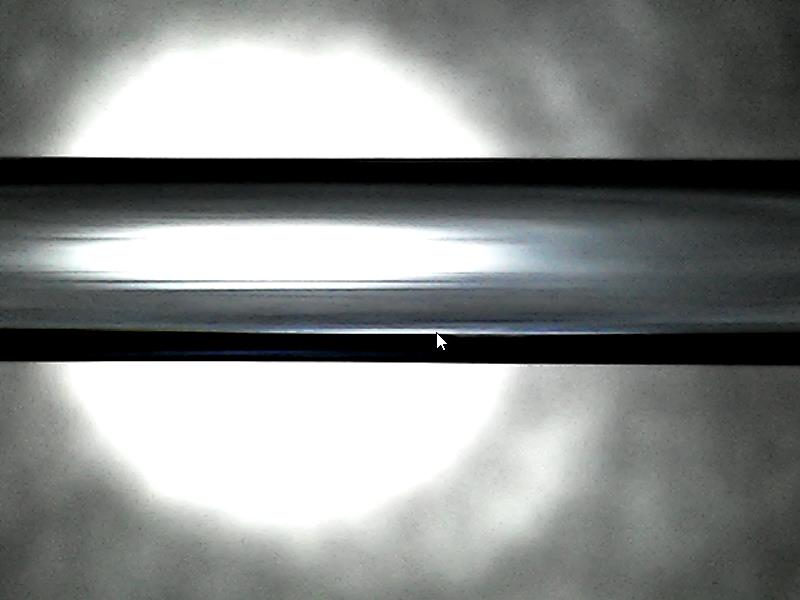
#> input picture data/input/photo_4.jpg, 800 x 600 px, found by its file name
$ python skimage_test.py
#> lines starting #> are read from the running program, lines starting #| are printed output that depends on the picture; after the words box and inside, x2 and y2 are one past the last pixel; in counts of white or black regions, pixels touching at a corner belong together
import cv2
import numpy as np
import matplotlib.pyplot as plt
import pandas as pd

from skimage import measure
from skimage.draw import polygon2mask
from skimage.io import imread
from skimage.morphology import convex_hull_image
from skimage.util import invert


# Construct some test data
full_path = "C:\\Users\\KOS\\Documents\\dev\\popeyed_rod_measurer\\data\\input\\photo_4.jpg"
image = imread(full_path, as_gray=True)
#> image: shape (600, 800) float64; min 0, max 1, mean 0.542
image[:, 0] = 1
image[:, -1] = 1
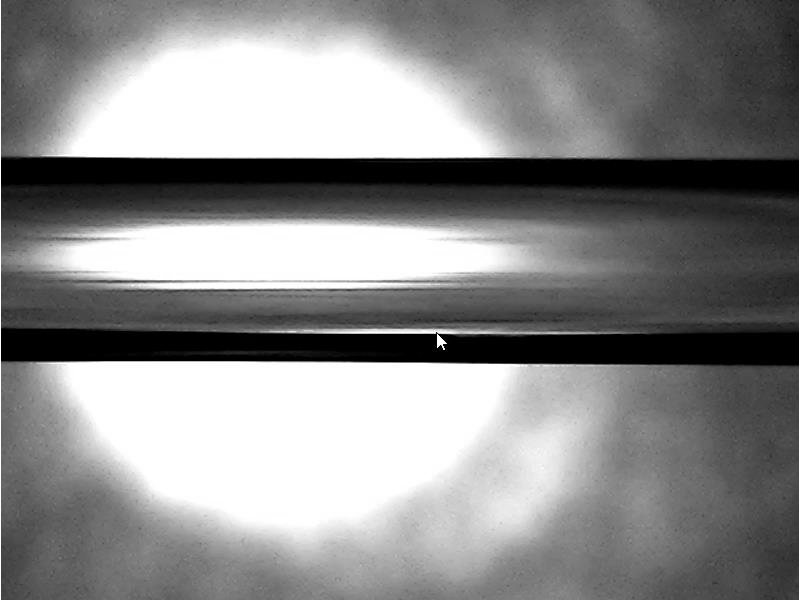
#> image: shape (600, 800) float64; min 0, max 1, mean 0.544

# Find contours at a constant value of 0.8
contours = measure.find_contours(image, 0.9)
#> contours = 49 point arrays, longest 1363 points

# Find largest contour
largest_contour = max(contours, key=lambda contour: len(contour))
#> largest_contour = 1363 pairs, first value 361.6 to 538.2, second value 49.01 to 526.8

# Make mask
mask = polygon2mask(image.shape, largest_contour)
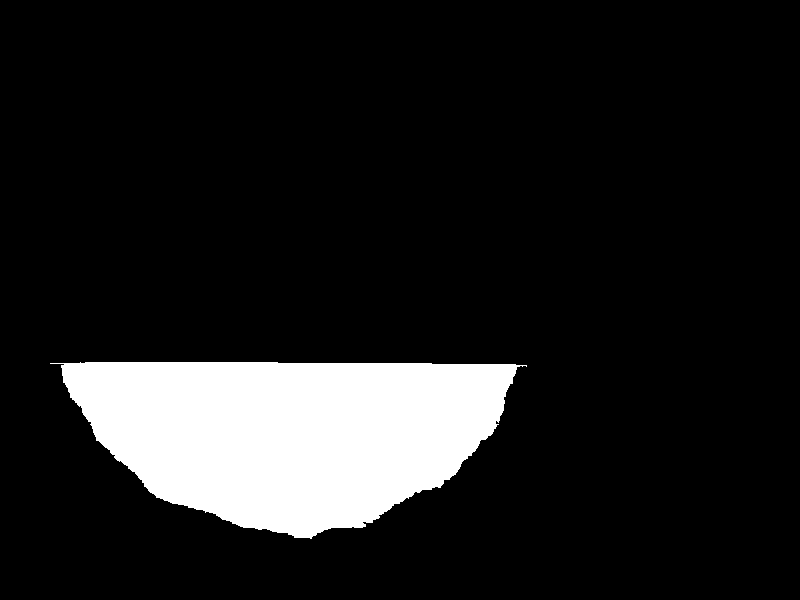
#> mask: shape (600, 800) bool; 12.1% white; 1 white region, box (x1, y1, x2, y2) and area: (50, 362, 527, 539) 57869
mask = invert(convex_hull_image(mask))
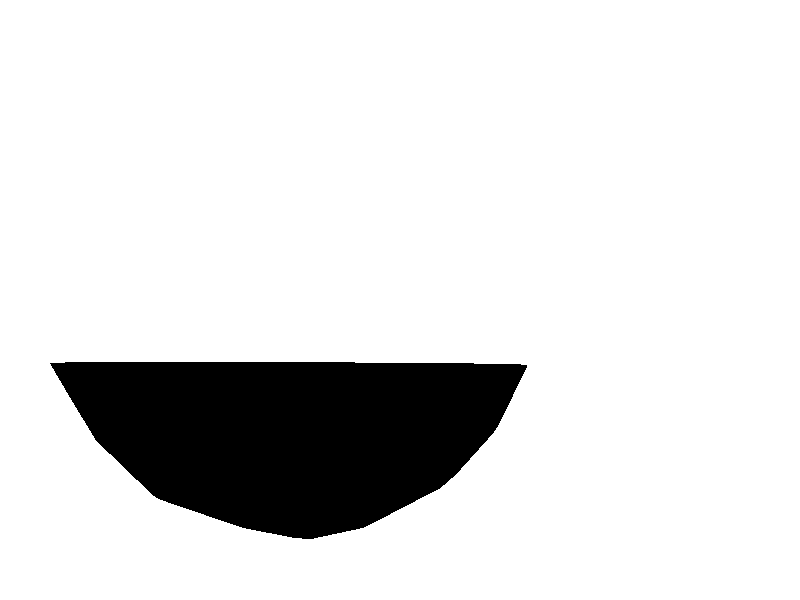
#> mask: shape (600, 800) bool; 87.6% white; 1 black region, box (x1, y1, x2, y2) and area: (50, 362, 527, 539) 59748
mask = mask.astype(float)

print(mask)
#> (printed output is left out)
print(mask.shape)
#| (600, 800)

# Display the image and plot the largest contour
fig, ax = plt.subplots()
ax.imshow(mask, cmap=plt.cm.gray)

ax.plot(largest_contour[:, 1], largest_contour[:, 0], linewidth=2)

ax.axis('image')
ax.set_xticks([])
ax.set_yticks([])
plt.show()
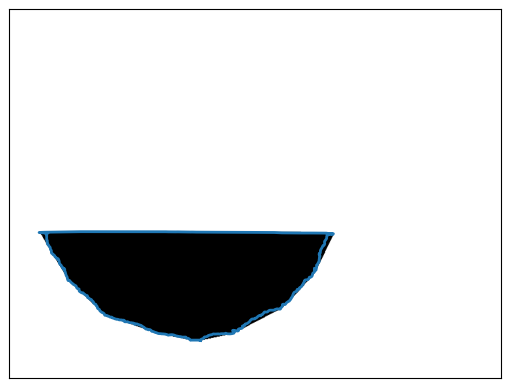
#> figure drawn by matplotlib, 1 panel
